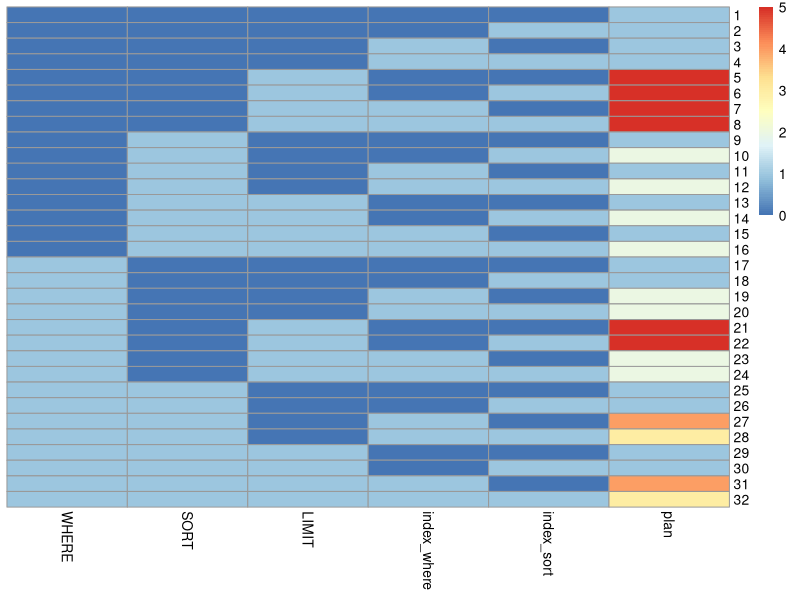

This figure's R source:
library(tidyverse)
library(pheatmap)
# make a table with all query possibilities

# make the dataframe
df <- data.frame(WHERE = c(rep(0, 16), rep(1, 16)))
df$SORT <- rep(c(rep(0, 8), rep(1, 8)), 2)
df$LIMIT <- rep(c(rep(0, 4), rep(1, 4)), 4)
df$index_where <- rep(c(rep(0, 2), rep(1, 2)), 8)
df$index_sort <- rep(c(0, 1), 16)

# fill in solutions
df$plan <- as.numeric(factor(c(rep("full_scan", 4),
             rep("limited_scan", 4),
             rep(c("full_scan", "index_table"), 4),
             rep("full_scan", 2),
             rep("index_table", 2),
             rep("limited_scan", 2),
             rep("index_table", 2),
             rep("full_scan", 2),
             "index_WHERE_table",
             "index_WHERE_index_SORT_table",
             rep("full_scan", 2),
             "index_WHERE_table",
             "index_WHERE_index_SORT_table")))

df %>%
  pheatmap(cluster_rows = FALSE,
           cluster_cols = FALSE)
  
  